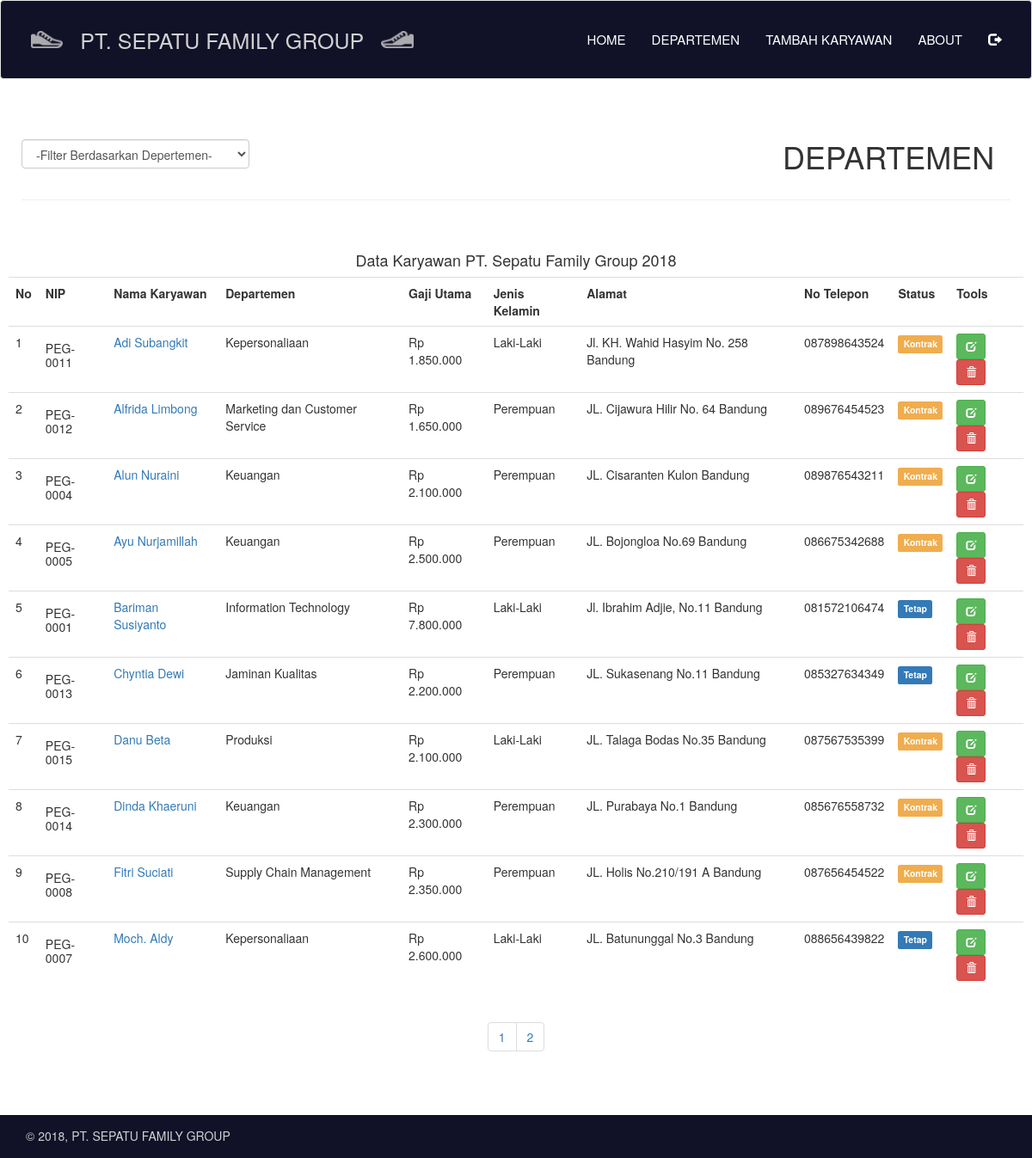
Page /admin_template/departemen.php on the committed database.
### tables this page shows
CREATE TABLE `data_karyawan` (
  `nip` varchar(10) NOT NULL,
  `nama` varchar(50) NOT NULL,
  `gambar` varchar(255) NOT NULL,
  `alamat` varchar(100) NOT NULL,
  `gaji` int(50) NOT NULL,
  `departemen` varchar(100) NOT NULL,
  `sex` varchar(20) NOT NULL,
  `status` varchar(20) NOT NULL,
  `no_telp` varchar(20) NOT NULL
);

### admin_template/function/karyawan.php (called while the page is built, shortened)
<?php
function tampil_urut(){
	$query = "SELECT * FROM data_karyawan ORDER BY nama ASC";
	return result($query);
}
function result($query){
	global $link;
	if ($result = mysqli_query($link, $query) or die('gagal menampilkan data')) {
		return $result;
	}
}
 ?>

### admin_template/departemen.php (the view, shortened to what this page needs)
<?php
require_once "core/init.php";
require_once "view/header.php";
function rupiah($nilai, $pecahan = 0) {
    return number_format($nilai, $pecahan, ',', '.');
}
 ?>
 <div class="container-fluid" style="margin:50px 10px 50px 10px;">
   <div class="row">
     <div class="col-md-3">
       <form method="get">
         <div class="form-group">
           <br>
           <select name="filter" onchange="form.submit()" class="form-control">
              <option value="0">-Filter Berdasarkan Depertemen-</option>
              <?php $filter = (isset($_GET['filter']) ? strtolower($_GET['filter']) : NULL);  ?>
           </select>
         </div>
       </form>
     </div>
     <div class="col-md-2 col-md-offset-6">
       <h1>DEPARTEMEN</h1>
     </div>
   </div>
   <hr>
   <div class="row" style="margin-top:50px;">
       <h4 class="text-center">Data Karyawan PT. Sepatu Family Group 2018</h4>
   </div>
   <div class="row">
     <div class="table-responsive">
       <table class="table table-stripped table-hover">
         <tr>
           <th>No</th>
           <th>NIP</th>
           <th>Nama Karyawan</th>
           <th>Departemen</th>
           <th>Gaji Utama</th>
           <th>Jenis Kelamin</th>
           <th>Alamat</th>
           <th>No Telepon</th>
           <th>Status</th>
           <th>Tools</th>
         </tr>
         <?php
          if ($filter) {
            $sql = tampil_departemen($filter);
          } else {
            $halaman = 10;
            $page = isset($_GET["halaman"]) ? (int)$_GET["halaman"] : 1;
            $mulai = ($page>1) ? ($page * $halaman) - $halaman : 0;
            $result = tampil_urut();
            $total = mysqli_num_rows($result);
            $pages = ceil($total/$halaman);
            $sql = mysqli_query($link,"SELECT * FROM data_karyawan ORDER BY nama ASC LIMIT $mulai, $halaman")or die(mysql_error);
          }
          $no = $mulai + 1;
          while ($row = mysqli_fetch_assoc($sql)) :?>
         <tr>
            <td><?= $no; ?></td>
            <td><h5><?= $row['nip']; ?></h5></td>
            <td><a href="detail.php?nip=<?= $row['nip']; ?>"><?= $row['nama'];  ?></a></td>
            <td><?= $row['departemen']; ?></td>
            <td>Rp <?= rupiah($row['gaji']); ?></td>
            <td><?= $row['sex']; ?></td>
            <td><?= $row['alamat']; ?></td>
            <td><?= $row['no_telp']; ?></td>
            <td>
              <?php
              if($row['status'] == 'Tetap'){
                echo '<span class="label label-primary">Tetap</span>';
              }
              else if ($row['status'] == 'Kontrak' ){
                echo '<span class="label label-warning">Kontrak</span>';
              }
               ?>
            </td>
           <td><a class="btn btn-success btn-sm" href="edit.php?nip=<?= $row['nip']; ?>"><span class="glyphicon glyphicon-edit" aria-hidden="true"></span></a>
               <a class="btn btn-danger btn-sm" onclick="return confirm('Yakin akan menghapus data ini?')" href="hapus.php?nip=<?= $row['nip']; ?>"><span class="glyphicon glyphicon-trash" aria-hidden="true"></span></a>
           </td>
         </tr>
         <?php
          $no++;
          endwhile; ?>
       </table>
     </div>
     <div class="text-center">
       <ul class="pagination">
         <?php for ($i=1; $i<=$pages ; $i++){ ?>
         <li><a href="?halaman=<?php echo $i; ?>"><?php echo $i; ?></a></li>
         <?php } ?>
       </ul>
     </div>
   </div>
 </div>
 <?php
 require_once "view/footer.php";
  ?>

### admin_template/view/header.php (shortened to what this page needs)
<!DOCTYPE html>
<html lang="en" dir="ltr">
  <head>
    <link href="css/bootstrap.min.css" rel="stylesheet">
    <link type="text/css" rel="stylesheet" href="view/style.css">
  </head>
  <body>
    <nav class="navbar navbar-default">
  		<div class="container-fluid">
  			<div class="navbar-header">
          <table>
            <tr>
              <td><img src="image/logo.png" class="img-responsive" style="max-height:20px"></td>
              <td><a class="navbar-brand" href="#">PT. SEPATU FAMILY GROUP</a></td>
              <td><img src="image/logo2.png" class="img-responsive" style="max-height:20px"></td>
            </tr>
          </table>
  			</div>
  			<ul class="nav navbar-nav navbar-right">
  				<li><a href="index.php">HOME</a></li>
  				<li><a href="departemen.php">DEPARTEMEN</a></li>
  				<li><a href="tambah.php">TAMBAH KARYAWAN</a></li>
  				<li><a href="about.php">ABOUT</a></li>
          <li><a href="logout.php" onclick="return confirm('Yakin akan keluar dari halaman web?')"><span class="glyphicon glyphicon-log-out" aria-hidden="true"></span></a></li>
  			</ul>
  		</div>
  	</nav>
  </body>
</html>

### admin_template/view/footer.php (shortened to what this page needs)
<!DOCTYPE html>
<html lang="en" dir="ltr">
  <head>
    <link href="css/bootstrap.min.css" rel="stylesheet">
    <link type="text/css" rel="stylesheet" href="view/style.css">
  </head>
  <body>
    <div class="footer-bottom">
    	<div class="container">
    		<div class="row">
    			<div class="col-xs-12 col-sm-6 col-md-6 col-lg-6">
    				<div class="copyright">
    					<h5 style="color: #D1D1D1;">© 2018, PT. SEPATU FAMILY GROUP</h5>
    				</div>
    			</div>
    		</div>
  	</div>
    </div>
  </body>
</html>

### admin_template/view/style.css (style rules this page uses)
.footer-bottom { background-color: #111128; min-height: 30px; width: 100%; }
.copyright { color: #fff; line-height: 30px; min-height: 30px; padding: 7px 0; }
.navbar-default { padding: 20px; background-color: #111128; width: 100%; }
.navbar-default .navbar-nav > li > a { color: white; font-size: 15px; }
.navbar-default .navbar-header .navbar-brand { color: #D1D1D1; font-size: 25px; margin-left: 5px; margin-right: 5px; }

### rows in the picture
data_karyawan: nip "PEG-0011", nama "Adi Subangkit", departemen "Kepersonaliaan", gaji "1.850.000", sex "Laki-Laki", alamat "Jl. KH. Wahid Hasyim No. 258 Bandung", no_telp "087898643524", status "Kontrak"
data_karyawan: nip "PEG-0012", nama "Alfrida Limbong", departemen "Marketing dan Customer Service", gaji "1.650.000", sex "Perempuan", alamat "JL. Cijawura Hilir No. 64 Bandung", no_telp "089676454523", status "Kontrak"
data_karyawan: nip "PEG-0004", nama "Alun Nuraini", departemen "Keuangan", gaji "2.100.000", sex "Perempuan", alamat "JL. Cisaranten Kulon Bandung", no_telp "089876543211", status "Kontrak"
data_karyawan: nip "PEG-0005", nama "Ayu Nurjamillah", departemen "Keuangan", gaji "2.500.000", sex "Perempuan", alamat "JL. Bojongloa No.69 Bandung", no_telp "086675342688", status "Kontrak"
data_karyawan: nip "PEG-0001", nama "Bariman Susiyanto", departemen "Information Technology", gaji "7.800.000", sex "Laki-Laki", alamat "Jl. Ibrahim Adjie, No.11 Bandung", no_telp "081572106474", status "Tetap"
data_karyawan: nip "PEG-0013", nama "Chyntia Dewi", departemen "Jaminan Kualitas", gaji "2.200.000", sex "Perempuan", alamat "JL. Sukasenang No.11 Bandung", no_telp "085327634349", status "Tetap"
data_karyawan: nip "PEG-0015", nama "Danu Beta", departemen "Produksi", gaji "2.100.000", sex "Laki-Laki", alamat "JL. Talaga Bodas No.35 Bandung", no_telp "087567535399", status "Kontrak"
data_karyawan: nip "PEG-0014", nama "Dinda Khaeruni", departemen "Keuangan", gaji "2.300.000", sex "Perempuan", alamat "JL. Purabaya No.1 Bandung", no_telp "085676558732", status "Kontrak"
data_karyawan: nip "PEG-0008", nama "Fitri Suciati", departemen "Supply Chain Management", gaji "2.350.000", sex "Perempuan", alamat "JL. Holis No.210/191 A Bandung", no_telp "087656454522", status "Kontrak"
data_karyawan: nip "PEG-0007", nama "Moch. Aldy", departemen "Kepersonaliaan", gaji "2.600.000", sex "Laki-Laki", alamat "JL. Batununggal No.3 Bandung", no_telp "088656439822", status "Tetap"
